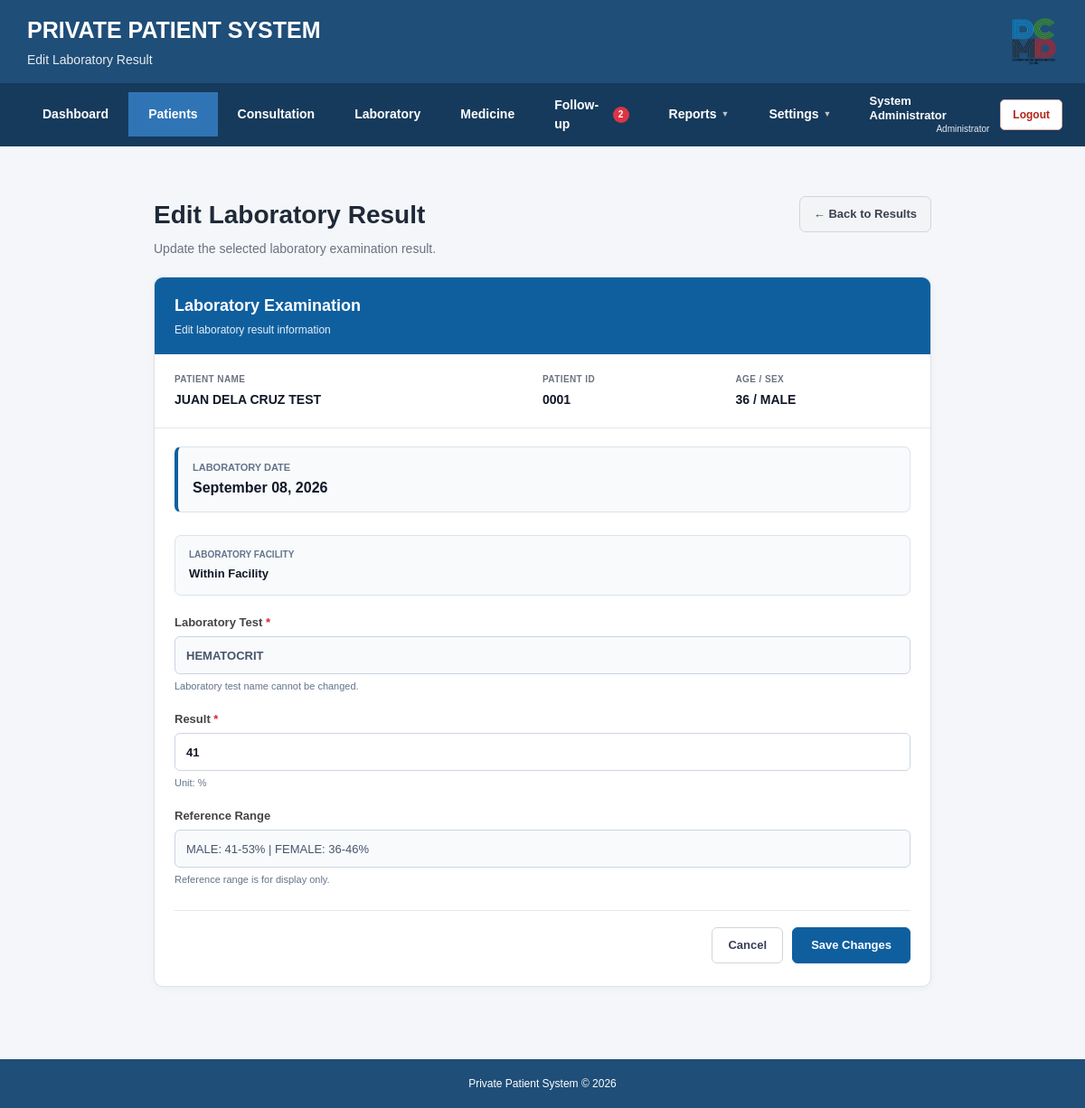
Before: /private_patient_system/laboratory/edit.php?id=28 (signed in) with the older database file.
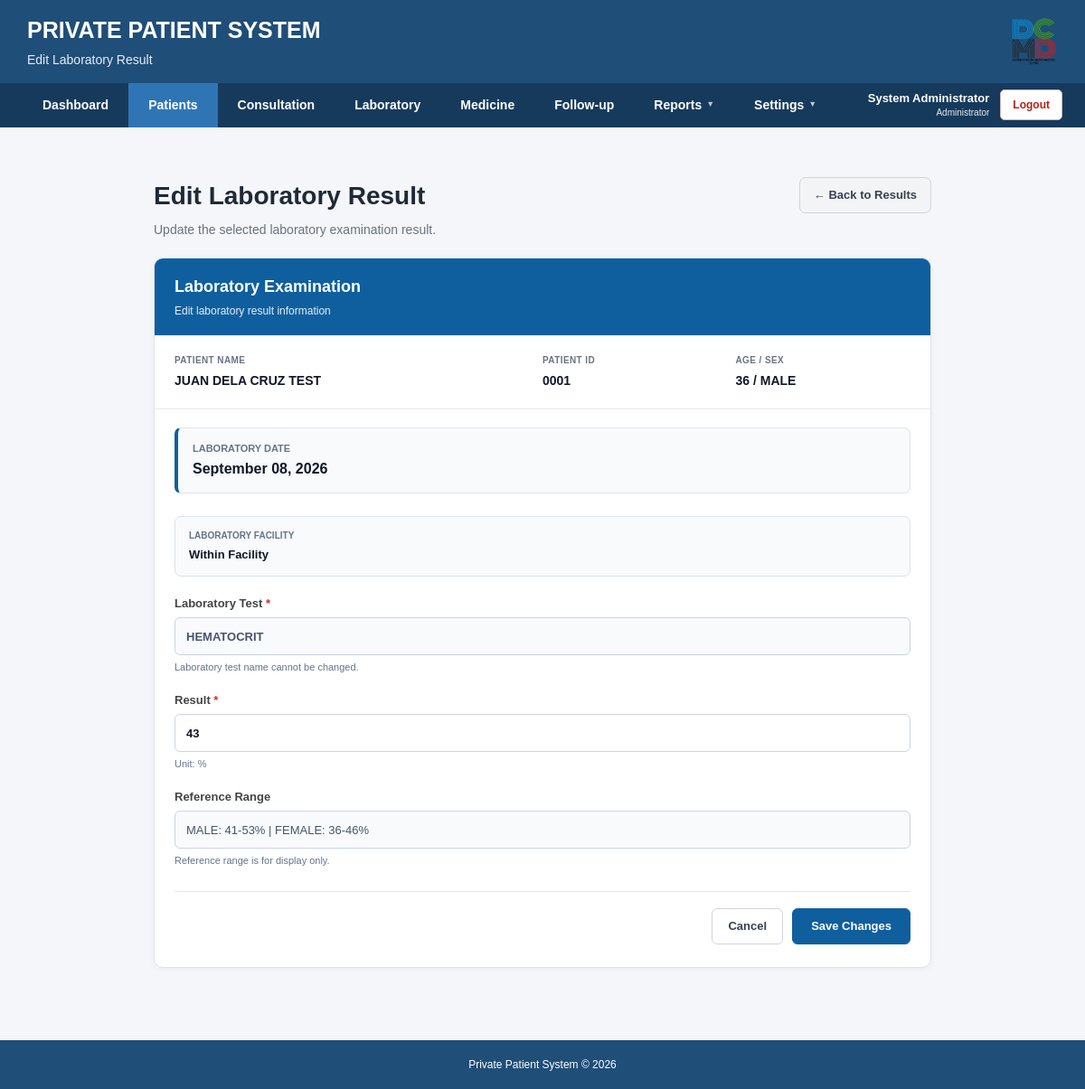
After: the same page with the newer database file.
### tables this page shows
CREATE TABLE IF NOT EXISTS `laboratory` (
  `id` int(11) NOT NULL AUTO_INCREMENT,
  `patient_id` int(11) NOT NULL,
  `test_date` date NOT NULL,
  `test_name` varchar(150) NOT NULL,
  `result` varchar(255) NOT NULL,
  `unit` varchar(50) DEFAULT '',
  `reference_range` varchar(100) DEFAULT '',
  `remarks` text,
  `created_at` timestamp NOT NULL DEFAULT CURRENT_TIMESTAMP,
  PRIMARY KEY (`id`),
  KEY `idx_patient_id` (`patient_id`),
  KEY `idx_test_date` (`test_date`)
);

CREATE TABLE IF NOT EXISTS `patients` (
  `id` int(11) NOT NULL AUTO_INCREMENT,
  `patient_id` varchar(10) NOT NULL,
  `last_name` varchar(100) NOT NULL,
  `first_name` varchar(100) NOT NULL,
  `middle_name` varchar(100) DEFAULT NULL,
  `birthdate` date NOT NULL,
  `sex` enum('Male','Female') NOT NULL,
  `address` text,
  `contact_no` varchar(20) DEFAULT NULL,
  `emergency_contact` varchar(150) DEFAULT NULL,
  `emergency_contact_no` varchar(20) DEFAULT NULL,
  `date_registered` date NOT NULL,
  `status` enum('Active','Inactive','Deceased') NOT NULL DEFAULT 'Active',
  `created_at` timestamp NOT NULL DEFAULT CURRENT_TIMESTAMP,
  PRIMARY KEY (`id`),
  UNIQUE KEY `patient_id` (`patient_id`)
);

### private_patient_system/laboratory/edit.php (the view, shortened to what the changed rows need)
<?php
require_once "../config/database.php";
$labId = isset($_GET['id']) ? intval($_GET['id']) : 0;
$sql = "
    SELECT
        l.id,
        l.patient_id,
        l.test_date,
        l.test_name,
        l.result,
        l.unit,
        l.reference_range,
        l.remarks,
        l.facility_type,
        l.health_care_institution,
        p.patient_id AS patient_code,
        p.first_name,
        p.middle_name,
        p.last_name,
        p.birthdate,
        p.sex,
        p.address
    FROM laboratory l
    INNER JOIN patients p
        ON p.id = l.patient_id
    WHERE l.id = ?
    LIMIT 1
";
$stmt = $conn->prepare($sql);
$stmt->bind_param("i", $labId);
$stmt->execute();
$result = $stmt->get_result();
$lab = $result->fetch_assoc();
$fullName = trim($lab['first_name']);
if (!empty($lab['middle_name'])) {
    $fullName .= " " . trim($lab['middle_name']);
}
$fullName .= " " . trim($lab['last_name']);
$age = "-";
if (!empty($lab['birthdate'])) {
    $birthDate = new DateTime($lab['birthdate']);
    $today = new DateTime();
    $age = $today->diff($birthDate)->y;
}
$testName = strtoupper(trim($lab['test_name']));
$isXray = ($testName === "CHEST X-RAY");
$isECG =
    $testName === "ELECTROCARDIOGRAM (ECG)" ||
    $testName === "ECG";
$existingResult = strtoupper(trim($lab['result']));
$xrayFindings = "";
$xrayImpression = "";
$activePage = "patients";
include __DIR__ . "/../includes/header.php";
include __DIR__ . "/../includes/navigation.php";
?>
<main class="main-container">
    <div class="lab-edit-page">
        <div class="lab-edit-header">
            <div class="lab-edit-title">
                <h2>
                    Edit Laboratory Result
                </h2>
            </div>
        </div>
        <div class="edit-card">
            <div class="patient-information">
                <div class="patient-grid">
                    <div>
                        <span class="info-label">
                            Patient Name
                        </span>
                        <div class="info-value">
                            <?php
                            echo htmlspecialchars(
                                strtoupper($fullName)
                            );
                            ?>
                        </div>
                    </div>
                    <div>
                        <span class="info-label">
                            Patient ID
                        </span>
                        <div class="info-value">
                            <?php
                            echo htmlspecialchars(
                                $lab['patient_code']
                            );
                            ?>
                        </div>
                    </div>
                    <div>
                        <span class="info-label">
                            Age / Sex
                        </span>
                        <div class="info-value">
                            <?php
                            echo htmlspecialchars($age);
                            ?>
                            /
                            <?php
                            echo htmlspecialchars(
                                strtoupper($lab['sex'])
                            );
                            ?>
                        </div>
                    </div>
                </div>
            </div>
            <div class="lab-date-box">
                <div class="lab-date-label">
                    Laboratory Date
                </div>
                <div class="lab-date-value">
                    <?php
                    echo htmlspecialchars(
                        date(
                            "F d, Y",
                            strtotime($lab['test_date'])
                        )
                    );
                    ?>
                </div>
            </div>
            <form
                action="update.php"
                method="POST"
                class="edit-form"
                onsubmit="return validateLaboratoryForm();"
            >
                <div class="form-group">
                    <label
                        for="test_name"
                        class="form-label"
                    >
                        Laboratory Test
                        <span class="required">*</span>
                    </label>
                    <input
                        type="text"
                        id="test_name"
                        name="test_name"
                        class="form-input test-name-input readonly-input"
                        value="<?php
                            echo htmlspecialchars(
                                $lab['test_name']
                            );
                        ?>"
                        readonly
                    >
                    <div class="form-help">
                        Laboratory test name cannot be changed.
                    </div>
                </div>
                <?php if ($isXray) { ?>
                    <div class="form-group">
                        <label
                            for="result"
                            class="form-label"
                        >
                            Result
                            <span class="required">*</span>
                        </label>
                        <select
                            id="result"
                            name="result"
                            class="result-select"
                            onchange="toggleXrayFields();"
                            required
                        >
                            <option
                                value=""
                                <?php
                                if ($existingResult === "") {
                                    echo "selected";
                                }
                                ?>
                            >
                                Select Result
                            </option>
                            <option
                                value="ESSENTIALLY NORMAL"
                                <?php
                                if (
                                    $existingResult ===
                                    "ESSENTIALLY NORMAL"
                                ) {
                                    echo "selected";
                                }
                                ?>
                            >
                                ESSENTIALLY NORMAL
                            </option>
                            <option
                                value="WITH FINDING"
                                <?php
                                if (
                                    $existingResult ===
                                    "WITH FINDING"
                                ) {
                                    echo "selected";
                                }
                                ?>
                            >
                                WITH FINDING
                            </option>
                        </select>
                    </div>
                    <div
                        id="xrayFindingsBox"
                        class="findings-box"
                        <?php
                        if ($existingResult !== "WITH FINDING") {
                            echo 'style="display:none;"';
                        }
                        ?>
                    >
                        <label
                            for="xray_findings"
                            class="form-label"
                        >
                            Findings
                            <span class="required">*</span>
                        </label>
                        <textarea
                            id="xray_findings"
                            name="xray_findings"
                            class="form-input"
                            placeholder="Enter chest X-ray findings..."
                        ><?php
                        echo htmlspecialchars(
                            $xrayFindings
                        );
                        ?></textarea>
                    </div>
                    <div
                        id="xrayImpressionBox"
                        class="findings-box"
                        <?php
                        if ($existingResult !== "WITH FINDING") {
                            echo 'style="display:none;"';
                        }
                        ?>
                    >
                        <label
                            for="xray_impression"
                            class="form-label"
                        >
                            Impression
                            <span class="required">*</span>
                        </label>
                        <textarea
                            id="xray_impression"
                            name="xray_impression"
                            class="form-input"
                            placeholder="Enter X-ray impression..."
                        ><?php
                        echo htmlspecialchars(
                            $xrayImpression
                        );
                        ?></textarea>
                        <div class="form-help">
                            Both Findings and Impression are required when the result is WITH FINDING.
                        </div>
                    </div>
                <?php } else { ?>
                    <div class="form-group">
                        <label
                            for="result"
                            class="form-label"
                        >
                            Result
                            <span class="required">*</span>
                        </label>
                        <input
                            type="text"
                            id="result"
                            name="result"
                            class="form-input result-input"
                            value="<?php
                                echo htmlspecialchars(
                                    $lab['result']
                                );
                            ?>"
                            required
                            autocomplete="off"
                        >
                        <?php
                        if (
                            isset($lab['unit']) &&
                            trim($lab['unit']) !== ""
                        ) {
                        ?>
                            <div class="form-help">
                                Unit:
                                <?php
                                echo htmlspecialchars(
                                    $lab['unit']
                                );
                                ?>
                            </div>
                        <?php } ?>
                    </div>
                <?php } ?>
                <div class="form-group">
                    <label
                        for="reference_range"
                        class="form-label"
                    >
                        Reference Range
                    </label>
                    <input
                        type="text"
                        id="reference_range"
                        class="form-input readonly-input"
                        value="<?php
                            echo htmlspecialchars(
                                $lab['reference_range']
                            );
                        ?>"
                        readonly
                    >
                    <div class="form-help">
                        Reference range is for display only.
                    </div>
                </div>
            </form>
        </div>
    </div>
</main>
<?php
include __DIR__ . "/../includes/footer.php";
?>

### private_patient_system/includes/navigation.php (shortened to what the changed rows need)
<?php
$followUpDueSoonCount = 0;
if (isset($conn)) {
    $followUpNotificationSql = "
        SELECT COUNT(*) AS total
        FROM consultations c
        INNER JOIN patients p
            ON c.patient_id = p.id
        WHERE
            UPPER(TRIM(p.status)) != 'DECEASED'
            AND c.follow_up_date IS NOT NULL
            AND (
                UPPER(TRIM(c.follow_up_status)) = 'PENDING'
                OR UPPER(TRIM(c.follow_up_status)) = 'ACTIVE'
            )
            AND c.follow_up_date >= CURDATE()
            AND c.follow_up_date <= DATE_ADD(CURDATE(), INTERVAL 7 DAY)
    ";
    $followUpNotificationResult = $conn->query(
        $followUpNotificationSql
    );
    if ($followUpNotificationResult) {
        $followUpNotificationRow =
            $followUpNotificationResult->fetch_assoc();
        if ($followUpNotificationRow) {
            $followUpDueSoonCount = intval(
                $followUpNotificationRow["total"]
            );
        }
    }
}
?>
<nav class="navigation">
    <div class="navigation-inner">
        <div class="navigation-menu">
            <a
                href="/private_patient_system/patients/follow_up.php?type=due"
                class="nav-link nav-follow-up <?php echo ($activePage == 'follow_up') ? 'active' : ''; ?>"
            >
                <span>
                    Follow-up
                </span>
                <?php if ($followUpDueSoonCount > 0) { ?>
                    <span class="follow-up-notification">
                        <?php
                        echo $followUpDueSoonCount;
                        ?>
                    </span>
                <?php } ?>
            </a>
        </div>
    </div>
</nav>

Changed rows visible on the page:
changed laboratory "HEMATOCRIT": result "41" → "43"
Other visible differences:
$followUpDueSoonCount: "2" → (not shown)
